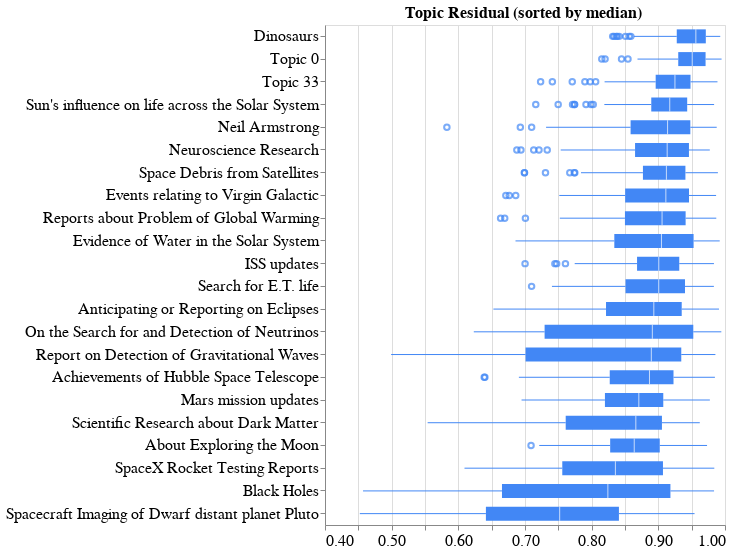

The notebook cell saved with this chart:
### Markdown cell above
As a reminder, the document residuals from training the NMF model (for the topics in these unseen documents) are shown below

### Code cell
altair_boxplot_sorted(
    df_topics.loc[df_topics["topic_num"].isin(df_topics_new["topic_num"].unique())][
        ["topic_num", "resid"]
    ]
    .merge(df_named_topics.reset_index()[["topic_num", "best"]], on="topic_num")
    .rename(columns={"best": "Topic"}),
    "Topic",
    "resid",
    "median(resid)",
    "Topic Residual (sorted by median)",
    16,
    16,
    16,
    dx=400,
    offset=0,
    x_tick_label_angle=0,
    horiz_bar_chart=True,
    axis_range=[0.4, 1],
    fig_size=(400, 500),
)

### Figure 1 — Vega-Lite specification as saved in the notebook (floating-point values rounded to 4 significant figures; data arrays with more than 128 entries replaced by an {"elided": "..."} marker saying what was removed)
{"config": {"view": {"continuousWidth": 400, "continuousHeight": 300}, "axis": {"labelFontSize": 16, "titleFontSize": 16}, "axisX": {"labelAngle": 0}, "axisY": {"labelAlign": "right", "labelLimit": 450, "titleAngle": 0, "titleFontSize": 0}, "title": {"anchor": "start", "dx": 400, "fontSize": 16, "offset": 0}}, "data": {"name": "data-e818b40fdae2f6365586b9621ed5379c"}, "mark": {"type": "boxplot", "color": "#4287f5"}, "encoding": {"x": {"type": "quantitative", "aggregate": "median", "field": "resid", "scale": {"domain": [0.4, 1]}, "title": ""}, "y": {"type": "nominal", "field": "Topic", "sort": ["Dinosaurs", "Topic 0", "Topic 33", "Sun's influence on life across the Solar System", "Neil Armstrong", "Neuroscience Research", "Space Debris from Satellites", "Events relating to Virgin Galactic", "Reports about Problem of Global Warming", "Evidence of Water in the Solar System", "ISS updates", "Search for E.T. life", "Anticipating or Reporting on Eclipses", "On the Search for and Detection of Neutrinos", "Report on Detection of Gravitational Waves", "Achievements of Hubble Space Telescope", "Mars mission updates", "Scientific Research about Dark Matter", "About Exploring the Moon", "SpaceX Rocket Testing Reports", "Black Holes", "Spacecraft Imaging of Dwarf distant planet Pluto"], "title": "Topic"}}, "height": 500, "title": "Topic Residual (sorted by median)", "width": 400, "$schema": "https://vega.github.io/schema/vega-lite/v4.8.1.json", "datasets": {"data-e818b40fdae2f6365586b9621ed5379c": {"elided": "2810 records"}}}
